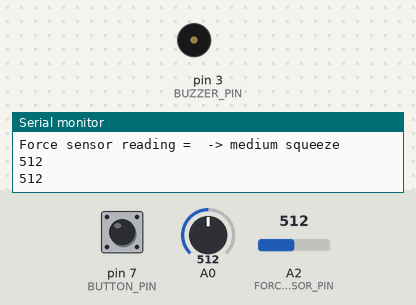
Bench run of a sketch on a simulated Arduino Uno, built with avr-gcc and run on an emulated ATmega328P. Parts: buzzer (waves = sounding), the last lines printed to the serial monitor. The inputs (shaded band) are chosen by the test bench; at power-on: pin 7 (BUTTON_PIN) HIGH, A0 = 512, A2 (FORCE_SENSOR_PIN) = 512.

Above: at 1.2 s.
1.3 s: pin 7 (BUTTON_PIN) pulled LOW for 0.15 s
At 4.5 s:
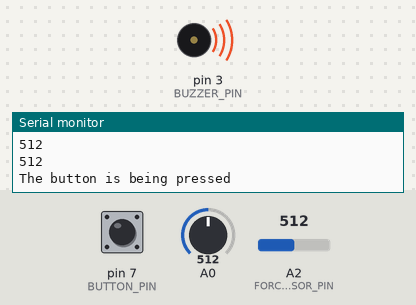
7.4 s: A0 set to 108
10.4 s: A0 set to 89
13.4 s: pin 7 (BUTTON_PIN) pulled LOW for 1 s
At 16.01 s:
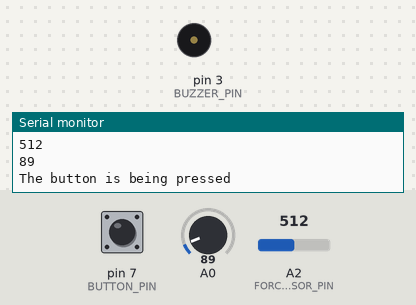
17.4 s: pin 7 (BUTTON_PIN) pulled LOW for 3.2 s
Timing chart, 0 to 23.1 s (numbered marks = the images above; inputs shaded):
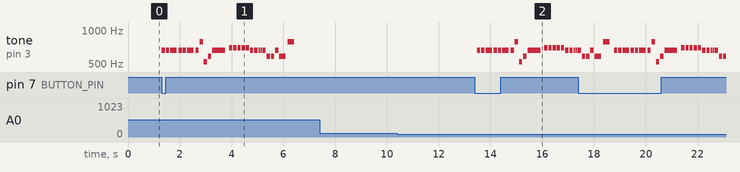

The sketch:

sketch_jan31a.ino
```cpp
#include <Adafruit_Si7021.h>

#define NOTE_B0  31
#define NOTE_C1  33
#define NOTE_CS1 35
#define NOTE_D1  37
#define NOTE_DS1 39
#define NOTE_E1  41
#define NOTE_F1  44
#define NOTE_FS1 46
#define NOTE_G1  49
#define NOTE_GS1 52
#define NOTE_A1  55
#define NOTE_AS1 58
#define NOTE_B1  62
#define NOTE_C2  65
#define NOTE_CS2 69
#define NOTE_D2  73
#define NOTE_DS2 78
#define NOTE_E2  82
#define NOTE_F2  87
#define NOTE_FS2 93
#define NOTE_G2  98
#define NOTE_GS2 104
#define NOTE_A2  110
#define NOTE_AS2 117
#define NOTE_B2  123
#define NOTE_C3  131
#define NOTE_CS3 139
#define NOTE_D3  147
#define NOTE_DS3 156
#define NOTE_E3  165
#define NOTE_F3  175
#define NOTE_FS3 185
#define NOTE_G3  196
#define NOTE_GS3 208
#define NOTE_A3  220
#define NOTE_AS3 233
#define NOTE_B3  247
#define NOTE_C4  262
#define NOTE_CS4 277
#define NOTE_D4  294
#define NOTE_DS4 311
#define NOTE_E4  330
#define NOTE_F4  349
#define NOTE_FS4 370
#define NOTE_G4  392
#define NOTE_GS4 415
#define NOTE_A4  440
#define NOTE_AS4 466
#define NOTE_B4  494
#define NOTE_C5  523
#define NOTE_CS5 554
#define NOTE_D5  587
#define NOTE_DS5 622
#define NOTE_E5  659
#define NOTE_F5  698
#define NOTE_FS5 740
#define NOTE_G5  784
#define NOTE_GS5 831
#define NOTE_A5  880
#define NOTE_AS5 932
#define NOTE_B5  988
#define NOTE_C6  1047
#define NOTE_CS6 1109
#define NOTE_D6  1175
#define NOTE_DS6 1245
#define NOTE_E6  1319
#define NOTE_F6  1397
#define NOTE_FS6 1480
#define NOTE_G6  1568
#define NOTE_GS6 1661
#define NOTE_A6  1760
#define NOTE_AS6 1865
#define NOTE_B6  1976
#define NOTE_C7  2093
#define NOTE_CS7 2217
#define NOTE_D7  2349
#define NOTE_DS7 2489
#define NOTE_E7  2637
#define NOTE_F7  2794
#define NOTE_FS7 2960
#define NOTE_G7  3136
#define NOTE_GS7 3322
#define NOTE_A7  3520
#define NOTE_AS7 3729
#define NOTE_B7  3951
#define NOTE_C8  4186
#define NOTE_CS8 4435
#define NOTE_D8  4699
#define NOTE_DS8 4978
#define FORCE_SENSOR_PIN A2 // the FSR and 10K pulldown are connected to A0

const int BUTTON_PIN = 7; // the number of the pushbutton pin
//const int LED_PIN =  10;   // the number of the LED pin
const int BUZZER_PIN = 3; // Arduino pin connected to Buzzer's pin

// Variables will change:
int lastState = HIGH; // the previous state from the input pin
int currentState;    // the current reading from the input pin

// variables will change:
int buttonState = 0;   // variable for reading the pushbutton status

// notes in the melody:
int melody[] = {
  NOTE_E5, NOTE_E5, NOTE_E5,
  NOTE_E5, NOTE_E5, NOTE_E5,
  NOTE_E5, NOTE_G5, NOTE_C5, NOTE_D5,
  NOTE_E5,
  NOTE_F5, NOTE_F5, NOTE_F5, NOTE_F5,
  NOTE_F5, NOTE_E5, NOTE_E5, NOTE_E5, NOTE_E5,
  NOTE_E5, NOTE_D5, NOTE_D5, NOTE_E5,
  NOTE_D5, NOTE_G5
};

// note durations: 4 = quarter note, 8 = eighth note, etc, also called tempo:
int noteDurations[] = {
  8, 8, 4,
  8, 8, 4,
  8, 8, 8, 8,
  2,
  8, 8, 8, 8,
  8, 8, 8, 16, 16,
  8, 8, 8, 8,
  4, 4
};

// the setup routine runs once when you press reset:
void setup() {
   // initialize serial communication at 9600 bits per second:
  Serial.begin(9600);

  pinMode(BUTTON_PIN, INPUT_PULLUP);
   // initialize the LED pin as an output:
  //pinMode(LED_PIN, OUTPUT);
  // initialize the pushbutton pin as an pull-up input:
  // the pull-up input pin will be HIGH when the switch is open and LOW when the switch is closed.
  pinMode(BUZZER_PIN, OUTPUT);       // set arduino pin to output mode


}

// the loop routine runs over and over again forever:
void loop() {
    // read the state of the switch/button:
  currentState = digitalRead(BUTTON_PIN);

  if(lastState == LOW && currentState == HIGH)
  {
   Serial.println("The state changed from LOW to HIGH");
 }
  // save the last state
  lastState = currentState;
   // read the state of the pushbutton value:
  buttonState = digitalRead(BUTTON_PIN);

  // control LED according to the state of button
  if(buttonState == LOW)
  {        // If button is pressing
  //  digitalWrite(LED_PIN, HIGH); // turn on LED
  Serial.println("The button is being pressed");
    digitalWrite(BUZZER_PIN, HIGH); // turn on
    buzzer();

  }
  else
  {    // otherwise, button is not pressing
  //  digitalWrite(LED_PIN, LOW);  // turn off LED
   // Serial.println("The button is unpressed");
    digitalWrite(BUZZER_PIN, LOW);  // turn off

}
 int analogReading = analogRead(FORCE_SENSOR_PIN);

  Serial.print("Force sensor reading = ");
 // Serial.print(analogReading); // print the raw analog reading

  if (analogReading < 10)       // from 0 to 9
    Serial.println(" -> no pressure");
  else if (analogReading < 200) // from 10 to 199
    Serial.println(" -> light touch");
  else if (analogReading < 500) // from 200 to 499
    Serial.println(" -> light squeeze");
  else if (analogReading < 800) // from 500 to 799
    Serial.println(" -> medium squeeze");
  else // from 800 to 1023
    Serial.println(" -> big squeeze");
    Serial.println(analogReading);
  // read the input on analog pin 0:
  int sensorValue = analogRead(A0);
  // print out the value you read:
  Serial.println(sensorValue);
  delay(100);  // delay in between reads for stability
}
void buzzer()
{
  // iterate over the notes of the melody:
  int size = sizeof(noteDurations) / sizeof(int);

  for (int thisNote = 0; thisNote < size; thisNote++) {
    // to calculate the note duration, take one second divided by the note type.
    //e.g. quarter note = 1000 / 4, eighth note = 1000/8, etc.
    int noteDuration = 1000 / noteDurations[thisNote];
    tone(BUZZER_PIN, melody[thisNote], noteDuration);

    // to distinguish the notes, set a minimum time between them.
    // the note's duration + 30% seems to work well:
    int pauseBetweenNotes = noteDuration * 1.30;
    delay(pauseBetweenNotes);
    // stop the tone playing:
    noTone(BUZZER_PIN);
  }}
```

Measured:
- after the input at 1.3 s, tone on pin 3 (BUZZER_PIN): plays 659 Hz for 0.13 s, 659 Hz for 0.13 s, 659 Hz for 0.25 s, 659 Hz for 0.13 s, 659 Hz for 0.13 s, 659 Hz for 0.25 s … (26 notes in this stretch), starting at once
- after the input at 13.4 s, tone on pin 3 (BUZZER_PIN): plays 659 Hz for 0.13 s, 659 Hz for 0.13 s, 659 Hz for 0.25 s, 659 Hz for 0.13 s, 659 Hz for 0.13 s, 659 Hz for 0.25 s … (21 notes in this stretch), starting after 0.09 s
